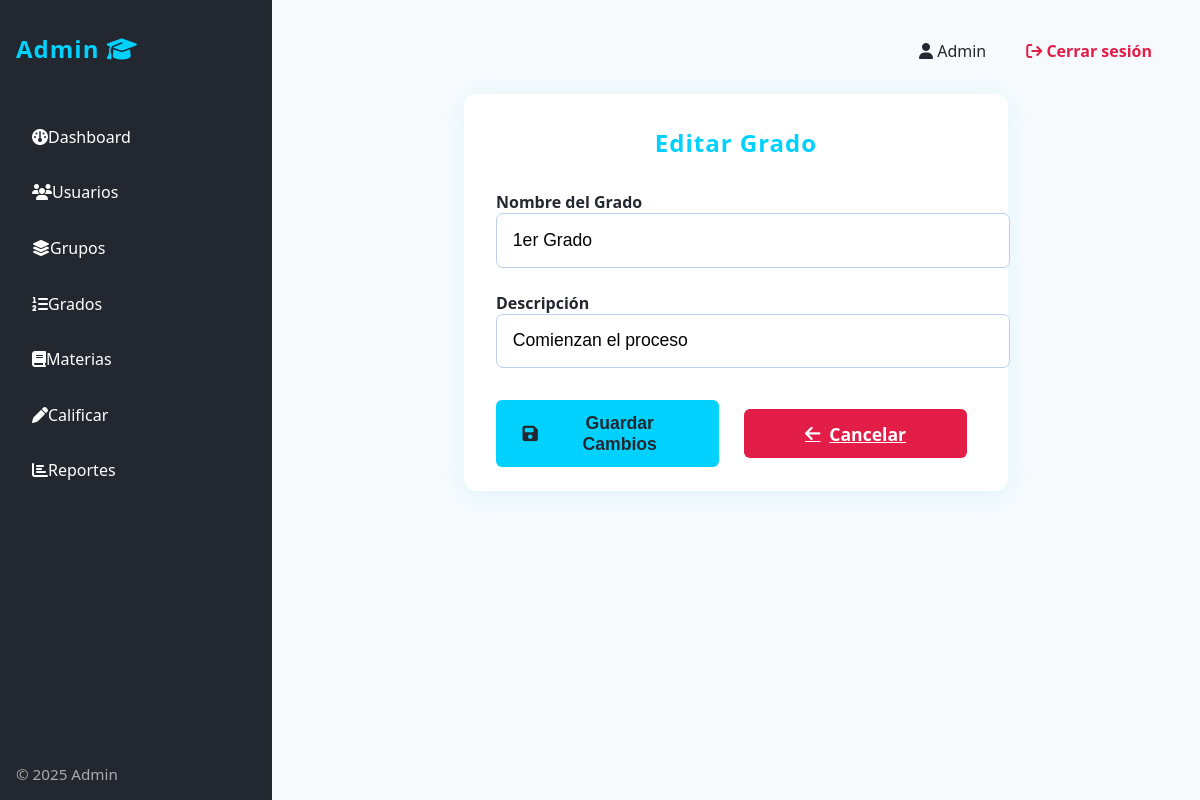
/admin/grade_levels/edit/1 (signed in), run on the app's committed database.
### models.py (models this page shows)
class User(db.Model):
    id = db.Column(db.Integer, primary_key=True)
    username = db.Column(db.String(50), unique=True, nullable=False)
    password_hash = db.Column(db.String(128), nullable=False)
    first_name = db.Column(db.String(50), nullable=False)
    last_name = db.Column(db.String(50), nullable=False)
    is_admin = db.Column(db.Boolean, default=False)
    grade_level_id = db.Column(db.Integer, db.ForeignKey('grade_level.id'), nullable=True)
    group_id = db.Column(db.Integer, db.ForeignKey('group.id'), nullable=True)
    last_activity_at = db.Column(db.DateTime)
    created_at = db.Column(db.DateTime, default=datetime.utcnow)
    tasks = relationship('Task', backref='user', cascade="all, delete-orphan")
    class_schedules = relationship('ClassSchedule', backref='user', cascade="all, delete-orphan")
    student_subjects = db.relationship('StudentSubject', backref='user', lazy='dynamic')
    grades = db.relationship('Grade', backref='user', lazy='dynamic')
    attendances = db.relationship('Attendance', backref='user', lazy='dynamic')
    behaviors = db.relationship('Behavior', backref='user', lazy='dynamic')

class GradeLevel(db.Model):
    id = db.Column(db.Integer, primary_key=True)
    name = db.Column(db.String(50), unique=True, nullable=False)
    description = db.Column(db.Text)
    created_at = db.Column(db.DateTime, default=datetime.utcnow)
    users = relationship('User', backref='grade_level', cascade="all, delete-orphan")

### app.py (the view)
    def wrapped_view(*args, **kwargs):
        if g.user is None or not g.user.is_admin:
            flash("Acceso solo para administradores.", "danger")
            return redirect(url_for("login"))
        return view(*args, **kwargs)

### app.py (called while the page is built)
@app.before_request
def load_logged_in_user():
    user_id = session.get('user_id')
    if user_id is None:
        g.user = None
    else:
        g.user = User.query.get(user_id)
        if g.user:
            g.user.last_activity_at = datetime.utcnow()
            db.session.commit()

@app.context_processor
def inject_globals():
    now_aware = datetime.now(timezone.utc)
    return dict(current_user=g.user, current_year=now_aware.year, now=lambda: now_aware)

def admin_required(view):
    def wrapped_view(*args, **kwargs):
        if g.user is None or not g.user.is_admin:
            flash("Acceso solo para administradores.", "danger")
            return redirect(url_for("login"))
        return view(*args, **kwargs)
    wrapped_view.__name__ = view.__name__
    return wrapped_view

@app.route("/admin/grade_levels/edit/<int:grade_id>", methods=["GET", "POST"])
@admin_required
def admin_edit_grade_level(grade_id):
    grade = GradeLevel.query.get_or_404(grade_id)
    if request.method == "POST":
        grade.name = request.form["name"]
        grade.description = request.form["description"]
        db.session.commit()
        flash("Grado actualizado correctamente.", "success")
        return redirect(url_for("admin_grade_levels"))
    return render_template("admin_edit_grade_level.html", grade=grade)

### templates/admin_edit_grade_level.html
{% extends 'base.html' %}
{% block content_admin %}
<div class="admin-card" style="max-width:480px;margin:2em auto 0 auto;box-shadow:0 4px 24px rgba(0,209,255,0.10);">
    <h2 style="margin-top:0;text-align:center;color:#00d1ff;letter-spacing:1px;">Editar Grado</h2>
    <form method="post" autocomplete="off" style="margin-top:2em;">
        <div style="margin-bottom:1.5em;">
            <label for="name" style="font-weight:600;color:#23272f;">Nombre del Grado</label>
            <input type="text" id="name" name="name" value="{{ grade.name }}" required style="width:100%;padding:0.9em;border-radius:7px;border:1px solid #bcd0ee;font-size:1.1em;">
        </div>
        <div style="margin-bottom:2em;">
            <label for="description" style="font-weight:600;color:#23272f;">Descripción</label>
            <input type="text" id="description" name="description" value="{{ grade.description }}" style="width:100%;padding:0.9em;border-radius:7px;border:1px solid #bcd0ee;font-size:1.1em;">
        </div>
        <div style="display:flex;gap:1em;align-items:center;">
            <button type="submit" class="admin-btn" style="flex:1;font-size:1.1em;display:flex;align-items:center;justify-content:center;gap:0.5em;">
                <i class="fa-solid fa-floppy-disk"></i> Guardar Cambios
            </button>
            <a href="{{ url_for('admin_grade_levels') }}" class="admin-btn admin-btn-danger" style="flex:1;text-align:center;font-size:1.1em;display:flex;align-items:center;justify-content:center;gap:0.5em;">
                <i class="fa-solid fa-arrow-left"></i> Cancelar
            </a>
        </div>
    </form>
</div>
{% endblock %}

### templates/base.html (shortened to what this page needs)
{% if current_user and current_user.is_admin %}
<!DOCTYPE html>
<html>
<head>
    <link rel="stylesheet" type="text/css" href="{{ url_for('static', filename='admin.css')}}" />
    <link rel="stylesheet" href="https://cdnjs.cloudflare.com/ajax/libs/font-awesome/6.4.0/css/all.min.css"/>
</head>
<body>
    <div class="admin-layout">
        <nav class="admin-sidebar">
            <div class="logo">Admin <i class="fa-solid fa-graduation-cap"></i></div>
            <a href="{{ url_for('admin_dashboard') }}" class="{% if request.endpoint == 'admin_dashboard' %}active{% endif %}"><i class="fa-solid fa-gauge"></i> Dashboard</a>
            <a href="{{ url_for('admin_users') }}" class="{% if 'admin_users' in request.endpoint %}active{% endif %}"><i class="fa-solid fa-users"></i> Usuarios</a>
            <a href="{{ url_for('admin_groups') }}" class="{% if 'admin_groups' in request.endpoint %}active{% endif %}"><i class="fa-solid fa-layer-group"></i> Grupos</a>
            <a href="{{ url_for('admin_grade_levels') }}" class="{% if 'admin_grade_levels' in request.endpoint %}active{% endif %}"><i class="fa-solid fa-list-ol"></i> Grados</a>
            <a href="{{ url_for('admin_subjects') }}" class="{% if 'admin_subjects' in request.endpoint %}active{% endif %}"><i class="fa-solid fa-book"></i> Materias</a>
            <a href="{{ url_for('admin_grade_students') }}" class="{% if 'admin_grade_students' in request.endpoint %}active{% endif %}"><i class="fa-solid fa-pen"></i> Calificar</a>
            <a href="{{ url_for('admin_reports') }}" class="{% if 'admin_reports' in request.endpoint %}active{% endif %}"><i class="fa-solid fa-chart-bar"></i> Reportes</a>
            <div class="sidebar-footer">
                <span>&copy; {{ current_year }} Admin</span>
            </div>
        </nav>
        <main class="admin-main">
            <div class="admin-header">
                <span class="user"><i class="fa-solid fa-user"></i> {{ current_user.first_name }}</span>
                <a href="{{ url_for('logout') }}" class="logout"><i class="fa-solid fa-arrow-right-from-bracket"></i> Cerrar sesión</a>
            </div>
            {% block content_admin %}{% endblock %}
        </main>
    </div>
</body>
</html>
{% endif %}

### static/admin.css (style rules this page uses)
body { font-family: 'Segoe UI', Arial, sans-serif; background: #f6fafd; margin: 0; padding: 0; color: #222; }
.admin-layout { display: flex; min-height: 100vh; background: #f6fafd; }
.admin-sidebar { width: 240px; background: #23272f; color: #fff; display: flex; flex-direction: column; padding: 2em 1em 1em 1em; box-shadow: 2px 0 8px rgba(0,0,0,0.07); }
.admin-sidebar .logo { font-size: 1.5em; font-weight: bold; margin-bottom: 2em; color: #00d1ff; letter-spacing: 1px; }
.admin-sidebar a { color: #fff; text-decoration: none; padding: 0.8em 1em; border-radius: 6px; margin-bottom: 0.5em; font-weight: 500; display: flex; align-items: center; transition: background 0.2s; }
.admin-sidebar .sidebar-footer { margin-top: auto; font-size: 0.95em; color: #aaa; }
.admin-main { flex: 1; padding: 2.5em 3em; background: #f6fafd; }
.admin-header { display: flex; justify-content: flex-end; align-items: center; margin-bottom: 2em; }
.admin-header .user { font-weight: 500; margin-right: 1.5em; color: #23272f; }
.admin-header .logout { color: #e11d48; text-decoration: none; font-weight: bold; margin-left: 1em; }
.admin-card { background: #fff; border-radius: 12px; box-shadow: 0 2px 8px rgba(37,99,235,0.08); padding: 2em 2em 1.5em 2em; margin-bottom: 2em; }
.admin-btn { background: #00d1ff; color: #23272f; border: none; padding: 0.7em 1.5em; border-radius: 6px; font-weight: bold; cursor: pointer; margin-right: 0.5em; transition: background 0.2s; }
.admin-btn-danger { background: #e11d48; color: #fff; }

### data on the page
User: first_name "Admin"
GradeLevel: name "1er Grado", description "Comienzan el proceso"
